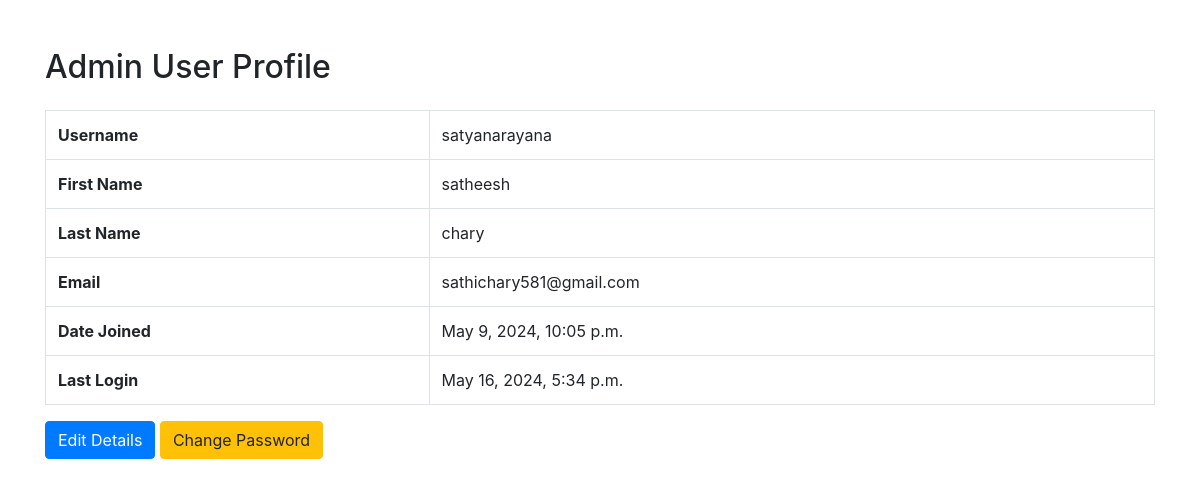
The page /profile/ (signed in) on the database as committed earlier.
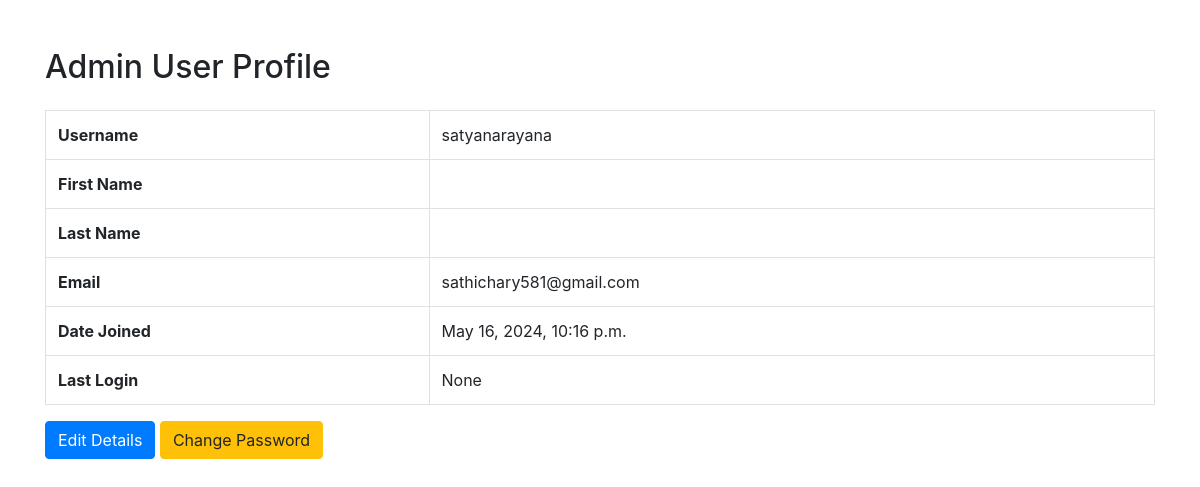
The same page on the database as committed later.
### app/models.py (models this page shows, shortened)
class User(AbstractUser):
    username = models.CharField(max_length=100)
    email = models.EmailField(unique=True)
    USERNAME_FIELD = 'email'
    REQUIRED_FIELDS = ['username']

### admin_user/views.py (the view)
# urls.py: path('profile/', profile, name='profile'),
@login_required
@staff_member_required
def profile(request):
    user = request.user
    context = {
        'user': user,
    }
    return render(request, 'user/profile.html', context)

### templates/user/profile.html (shortened to what this page needs)
<!DOCTYPE html>
<html lang="en">
<head>
    <link href="https://maxcdn.bootstrapcdn.com/bootstrap/4.5.2/css/bootstrap.min.css" rel="stylesheet">
</head>
<body>
    <div class="container mt-5">
        <h2 class="mb-4">Admin User Profile</h2>
        <table class="table table-bordered">
            <tr>
                <th>Username</th>
                <td>{{ user.username }}</td>
            </tr>
            <tr>
                <th>First Name</th>
                <td>{{ user.first_name }}</td>
            </tr>
            <tr>
                <th>Last Name</th>
                <td>{{ user.last_name }}</td>
            </tr>
            <tr>
                <th>Email</th>
                <td>{{ user.email }}</td>
            </tr>
            <tr>
                <th>Date Joined</th>
                <td>{{ user.date_joined }}</td>
            </tr>
            <tr>
                <th>Last Login</th>
                <td>{{ user.last_login }}</td>
            </tr>
        </table>
        <a href="{% url 'admin_user_detail' %}" class="btn btn-primary">Edit Details</a>
        <a href="{% url 'admin_user_password_change' %}" class="btn btn-warning">Change Password</a>
    </div>
</body>
</html>

Rows that differ between the two databases and show on the page:
changed User "satyanarayana": date_joined "May 9, 2024, 10:05 p.m." → "May 16, 2024, 10:16 p.m."; last_login "May 16, 2024, 5:34 p.m." → "None"; first_name "satheesh" → (not shown); last_name "chary" → (not shown)
